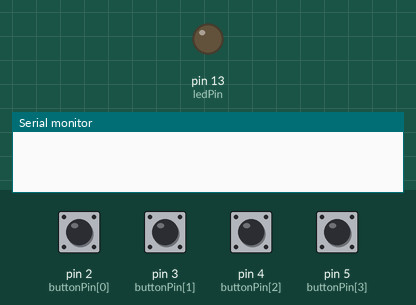
Simulated run of this sketch. Board: Arduino Uno, built with avr-gcc and run on an emulated ATmega328P. Shown: output pins drawn as LEDs (lit = HIGH), the last lines printed to the serial monitor. The test bench sets the inputs (shaded band); at power-on: pin 2 (buttonPin[0]), pin 3 (buttonPin[1]), pin 4 (buttonPin[2]), pin 5 (buttonPin[3]) LOW.

Above: at 1.2 s.
1.3 s: pin 2 (buttonPin[0]) pulled HIGH for 1 s
At 1.5 s:
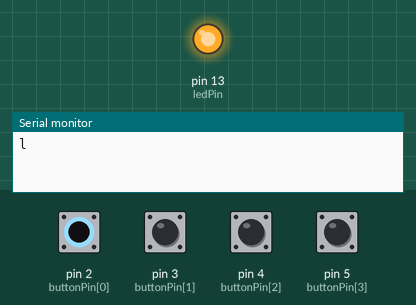
4.3 s: pin 3 (buttonPin[1]) pulled HIGH for 0.15 s
At 5.4 s:
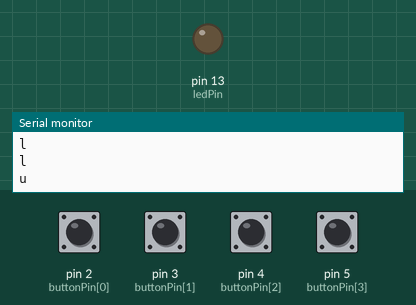
5.9 s: pin 4 (buttonPin[2]) pulled HIGH for 0.15 s
At 6.0 s:
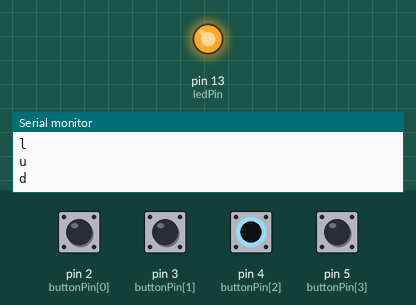
7.5 s: pin 5 (buttonPin[3]) pulled HIGH for 0.15 s
At 9.0 s:
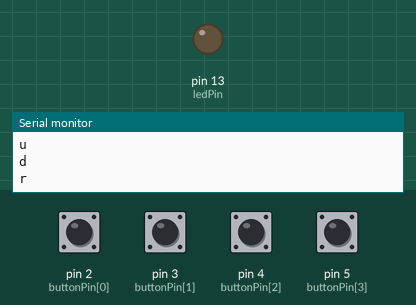
Timing chart, 0 to 10.1 s (numbered marks = the images above; inputs shaded):
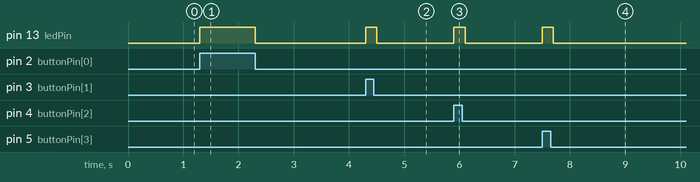

The sketch:

a.ino
```cpp
// constants won't change. They're used here to
// set pin numbers:
const int buttonPin[] = {2, 3, 4, 5};  // the number of the pushbutton pins
const int ledPin =  13;      // the number of the LED pin

// variables will change:
int buttonState = 0;         // variable for reading the pushbutton status

void setup() {
  //initialize serial communications at a 9600 baud rate
  Serial.begin(9600);
  // initialize the LED pin as an output:
  pinMode(ledPin, OUTPUT);
  // initialize the pushbutton pin as an input:
  for (int x = 0; x < 4; x++)
  {
    pinMode(buttonPin[x], INPUT);
  }
}

void loop() {
  // read the state of the pushbutton value:
  for (int x = 0; x < 4; x++)
  {
    buttonState = digitalRead(buttonPin[x]);

    // check if the pushbutton is pressed.
    // if it is, the buttonState is HIGH:
    if (buttonState == HIGH && buttonPin[x] == 2) {
      // turn LED on:
      digitalWrite(ledPin, HIGH);
      Serial.println('l');
      delay(200);
    }
    if (buttonState == HIGH && buttonPin[x] == 3) {
      // turn LED off:
      digitalWrite(ledPin, HIGH);
      Serial.println('u');
      delay(200);
    }
    if (buttonState == HIGH && buttonPin[x] == 4) {
      // turn LED off:
      digitalWrite(ledPin, HIGH);
      Serial.println('d');
      delay(200);
    }
    if (buttonState == HIGH && buttonPin[x] == 5) {
      // turn LED off:
      digitalWrite(ledPin, HIGH);
      Serial.println('r');
      delay(200);
    }
    else {
      digitalWrite(ledPin, LOW);
    }

  }
}
```

Measured:
- after the input at 1.3 s, pin 13 (ledPin): LOW → HIGH at once, → LOW 1.0 s later
- after the input at 4.3 s, pin 13 (ledPin): LOW → HIGH at once, → LOW 0.20 s later
- after the input at 5.9 s, pin 13 (ledPin): LOW → HIGH at once, → LOW 0.20 s later
- after the input at 7.5 s, pin 13 (ledPin): LOW → HIGH at once, → LOW 0.20 s later
